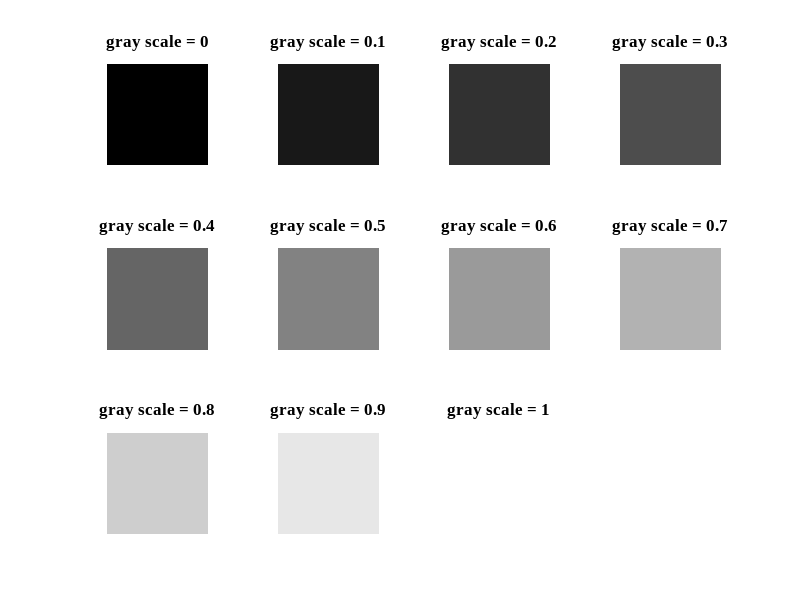

Here is the MATLAB script that generated this plot:
subplot(3,4,1);
imshow(0);
title('gray scale = 0','fontname','Times New Roman','Color','k','FontSize',12);
hold on;
subplot(3,4,2);
imshow(0.1);
title('gray scale = 0.1','fontname','Times New Roman','Color','k','FontSize',12);
hold on;
subplot(3,4,3);
imshow(0.2);
title('gray scale = 0.2','fontname','Times New Roman','Color','k','FontSize',12);
hold on;
subplot(3,4,4);
imshow(0.3);
title('gray scale = 0.3','fontname','Times New Roman','Color','k','FontSize',12);
hold on;
subplot(3,4,5);
imshow(0.4);
title('gray scale = 0.4','fontname','Times New Roman','Color','k','FontSize',12);
hold on;
subplot(3,4,6);
imshow(0.5);
title('gray scale = 0.5','fontname','Times New Roman','Color','k','FontSize',12);
hold on;
subplot(3,4,7);
imshow(0.6);
title('gray scale = 0.6','fontname','Times New Roman','Color','k','FontSize',12);
hold on;
subplot(3,4,8);
imshow(0.7);
title('gray scale = 0.7','fontname','Times New Roman','Color','k','FontSize',12);
hold on;
subplot(3,4,9);
imshow(0.8);
title('gray scale = 0.8','fontname','Times New Roman','Color','k','FontSize',12);
hold on;
subplot(3,4,10);
imshow(0.9);
title('gray scale = 0.9','fontname','Times New Roman','Color','k','FontSize',12);
hold on;
subplot(3,4,11);
imshow(1);
title('gray scale = 1','fontname','Times New Roman','Color','k','FontSize',12);
hold on;